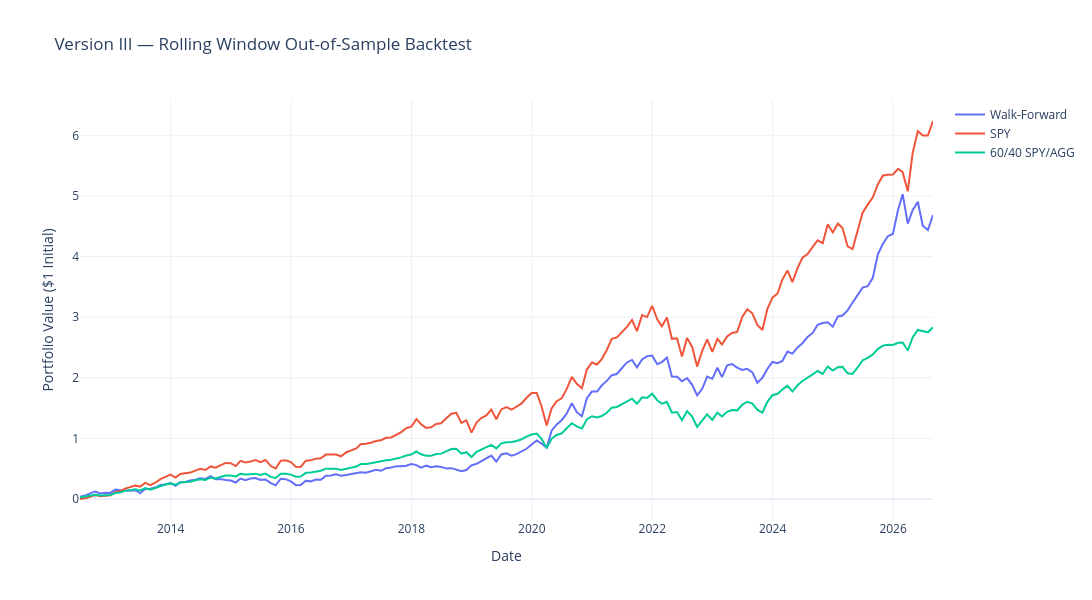
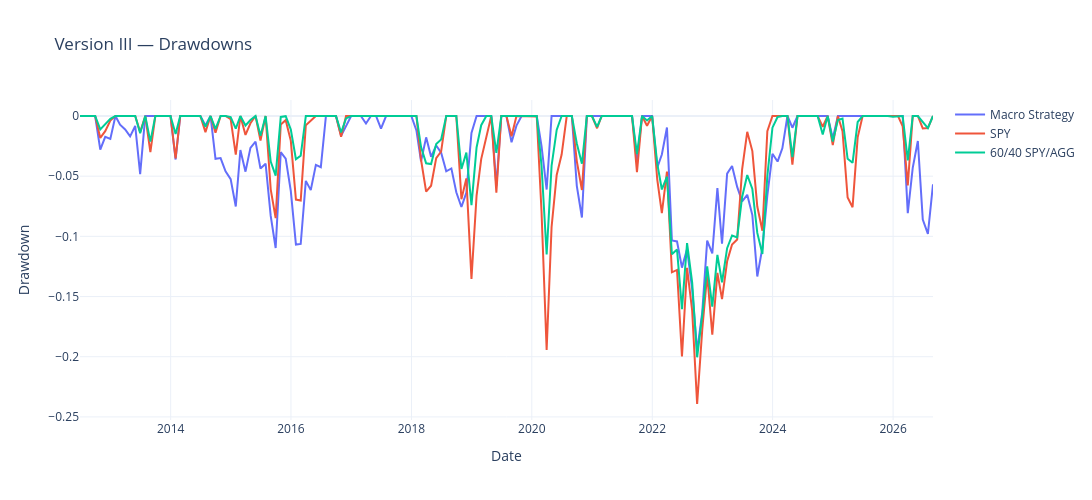

Source (notebook cell) for these figures, in order:
### Code cell
perf_v3 = pd.DataFrame([
    performance_summary(wf_portfolio_return_rolling, monthly_returns["BIL"], "Macro Strategy (Rolling Window)"),
    performance_summary(spy_eval_returns, monthly_returns["BIL"], "SPY Buy & Hold"),
])
print("\nPerformance Summary — Version III (Rolling Window):")
print(perf_v3.round(4))

regime_returns_v3 = pd.DataFrame(index=wf_portfolio_return_rolling.index)
regime_returns_v3["Strategy Return"] = wf_portfolio_return_rolling
regime_returns_v3["SPY_Return"] = spy_eval_returns
regime_returns_v3["regime"] = macro["regime"]

regime_perf_v3 = regime_returns_v3.groupby("regime")[["Strategy Return", "SPY_Return"]].apply(
    lambda g: g.apply(geo_annualize)
)
print("\nAnnualized Returns by Regime — Version III:")
print(regime_perf_v3)

fig = go.Figure()
fig.add_trace(go.Scatter(x=wf_cumulative_return_rolling.index, y=wf_cumulative_return_rolling, mode="lines", name="Walk-Forward"))
fig.add_trace(go.Scatter(x=spy_cumulative_return_wf.index, y=spy_cumulative_return_wf, mode="lines", name="SPY"))
fig.add_trace(go.Scatter(x=sixty_forty_cumulative_return.index, y=sixty_forty_cumulative_return, mode="lines", name="60/40 SPY/AGG"))
fig.update_layout(
    title="Version III — Rolling Window Out-of-Sample Backtest",
    xaxis_title="Date", yaxis_title="Portfolio Value ($1 Initial)",
    template="plotly_white", width=1100, height=600
)
fig.show(render="png")

dd_strategy_v3 = drawdown_series(wf_cumulative_return_rolling)
dd_spy_v3 = drawdown_series(spy_cumulative_return_wf)
dd_60_40_v3 = drawdown_series(sixty_forty_cumulative_return)

fig = go.Figure()
fig.add_trace(go.Scatter(x=dd_strategy_v3.index, y=dd_strategy_v3, mode="lines", name="Macro Strategy"))
fig.add_trace(go.Scatter(x=dd_spy_v3.index, y=dd_spy_v3, mode="lines", name="SPY"))
fig.add_trace(go.Scatter(x=dd_60_40_v3.index, y=dd_60_40_v3, mode="lines", name="60/40 SPY/AGG"))
fig.update_layout(
    title="Version III — Drawdowns",
    xaxis_title="Date", yaxis_title="Drawdown",
    template="plotly_white", width=1100, height=500
)
fig.show(render="png")

weights_long_v3 = test_weights_wf_rolling.reset_index(names="Date").melt(id_vars="Date", var_name="Asset", value_name="Weight")
fig = px.area(weights_long_v3, x="Date", y="Weight", color="Asset", title="Version III — Portfolio Weights Over Time")
fig.update_layout(template="plotly_white", width=1100, height=600, yaxis_title="Portfolio Weight")
fig.show(render="png")

### Figure 1 — Plotly figure (JSON) as saved in the notebook; plotly's stock layout.template omitted (floating-point values rounded to 4 significant figures; data arrays with more than 128 entries replaced by an {"elided": "..."} marker saying what was removed)
{"data": [{"mode": "lines", "name": "Walk-Forward", "type": "scatter", "x": {"elided": "171 str values"}, "y": {"elided": "171 float values"}}, {"mode": "lines", "name": "SPY", "type": "scatter", "x": {"elided": "171 str values"}, "y": {"elided": "171 float values"}}, {"mode": "lines", "name": "60/40 SPY/AGG", "type": "scatter", "x": {"elided": "171 str values"}, "y": {"elided": "171 float values"}}], "layout": {"height": 600, "title": {"text": "Version III — Rolling Window Out-of-Sample Backtest"}, "width": 1100, "xaxis": {"title": {"text": "Date"}}, "yaxis": {"title": {"text": "Portfolio Value ($1 Initial)"}}}}

### Figure 2 — Plotly figure (JSON) as saved in the notebook; plotly's stock layout.template omitted (floating-point values rounded to 4 significant figures; data arrays with more than 128 entries replaced by an {"elided": "..."} marker saying what was removed)
{"data": [{"mode": "lines", "name": "Macro Strategy", "type": "scatter", "x": {"elided": "171 str values"}, "y": {"elided": "171 float values"}}, {"mode": "lines", "name": "SPY", "type": "scatter", "x": {"elided": "171 str values"}, "y": {"elided": "171 float values"}}, {"mode": "lines", "name": "60/40 SPY/AGG", "type": "scatter", "x": {"elided": "171 str values"}, "y": {"elided": "171 float values"}}], "layout": {"height": 500, "title": {"text": "Version III — Drawdowns"}, "width": 1100, "xaxis": {"title": {"text": "Date"}}, "yaxis": {"title": {"text": "Drawdown"}}}}
